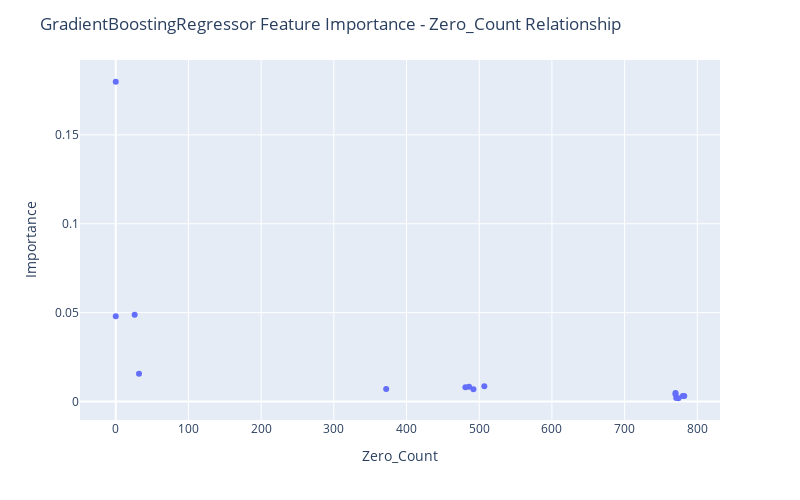

Write notebook code for a chart like this one.
### Code cell
fig = px.scatter(df_merged[~df_merged["Feature Name"].str.contains("Output")], x="Zero_Count", y="Importance",
                hover_data=["Feature Name"])

fig.update_layout(
    autosize=False,
    width=800,
    height=500,
    title_text=f"GradientBoostingRegressor Feature Importance - Zero_Count Relationship",
)

fig.show()

### Figure 1 — Plotly figure (JSON) as saved in the notebook; plotly's stock layout.template omitted (floating-point values rounded to 4 significant figures)
{"data": [{"customdata": [["Input 14"], ["Input 11"], ["Input 12"], ["Input 08"], ["Input 01"], ["Input 02"], ["Input 09"], ["Input 10"], ["Input 05"], ["Input 04"], ["Input 15"], ["Input 03"], ["Input 07"], ["Input 13"], ["Input 06"]], "hovertemplate": "Zero_Count=%{x}<br>Importance=%{y}<br>Feature Name=%{customdata[0]}<extra></extra>", "legendgroup": "", "marker": {"color": "#636efa", "symbol": "circle"}, "mode": "markers", "name": "", "orientation": "v", "showlegend": false, "type": "scatter", "x": [0, 26, 0, 32, 507, 486, 481, 372, 492, 770, 770, 782, 780, 771, 774], "xaxis": "x", "y": [0.1799, 0.04882, 0.04801, 0.01556, 0.008661, 0.008339, 0.008098, 0.007052, 0.006862, 0.004745, 0.004056, 0.003123, 0.003046, 0.00192, 0.001848], "yaxis": "y"}], "layout": {"autosize": false, "height": 500, "legend": {"tracegroupgap": 0}, "margin": {"t": 60}, "title": {"text": "GradientBoostingRegressor Feature Importance - Zero_Count Relationship"}, "width": 800, "xaxis": {"anchor": "y", "autorange": true, "domain": [0, 1], "range": [-49.18, 831.2], "title": {"text": "Zero_Count"}, "type": "linear"}, "yaxis": {"anchor": "x", "autorange": true, "domain": [0, 1], "range": [-0.01039, 0.1921], "title": {"text": "Importance"}, "type": "linear"}}}
